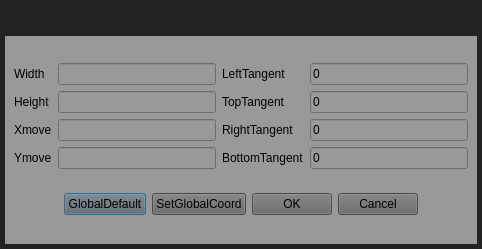
<?xml version="1.0" encoding="UTF-8"?>
<ui version="4.0">
 <class>PositionSizeSetUI</class>
 <widget class="QDialog" name="PositionSizeSetUI">
  <property name="geometry">
   <rect>
    <x>0</x>
    <y>0</y>
    <width>482</width>
    <height>249</height>
   </rect>
  </property>
  <property name="windowTitle">
   <string>ButelLive</string>
  </property>
  <property name="styleSheet">
   <string notr="true">background-color: rgb(35, 35, 37);</string>
  </property>
  <layout class="QGridLayout" name="gridLayout_2">
   <property name="leftMargin">
    <number>5</number>
   </property>
   <property name="topMargin">
    <number>5</number>
   </property>
   <property name="rightMargin">
    <number>5</number>
   </property>
   <property name="bottomMargin">
    <number>5</number>
   </property>
   <item row="0" column="0">
    <widget class="TitleBar" name="m_pTitleLbl" native="true">
     <property name="sizePolicy">
      <sizepolicy hsizetype="Preferred" vsizetype="Maximum">
       <horstretch>0</horstretch>
       <verstretch>0</verstretch>
      </sizepolicy>
     </property>
     <property name="minimumSize">
      <size>
       <width>0</width>
       <height>25</height>
      </size>
     </property>
     <property name="maximumSize">
      <size>
       <width>16777215</width>
       <height>25</height>
      </size>
     </property>
    </widget>
   </item>
   <item row="1" column="0">
    <widget class="QWidget" name="widget" native="true">
     <property name="styleSheet">
      <string notr="true">background-color: rgb(153, 153, 153);</string>
     </property>
     <layout class="QGridLayout" name="gridLayout_3">
      <item row="0" column="0">
       <layout class="QGridLayout" name="gridLayout">
        <item row="0" column="0">
         <widget class="QLabel" name="label">
          <property name="text">
           <string>Width</string>
          </property>
         </widget>
        </item>
        <item row="0" column="1">
         <widget class="QLineEdit" name="m_pWidthEdt"/>
        </item>
        <item row="0" column="2">
         <widget class="QLabel" name="label_6">
          <property name="text">
           <string>LeftTangent</string>
          </property>
         </widget>
        </item>
        <item row="0" column="3">
         <widget class="QLineEdit" name="m_pLetfTangentEdt">
          <property name="text">
           <string>0</string>
          </property>
         </widget>
        </item>
        <item row="1" column="0">
         <widget class="QLabel" name="label_2">
          <property name="text">
           <string>Height</string>
          </property>
         </widget>
        </item>
        <item row="1" column="1">
         <widget class="QLineEdit" name="m_pHeightEdt"/>
        </item>
        <item row="1" column="2">
         <widget class="QLabel" name="label_8">
          <property name="text">
           <string>TopTangent</string>
          </property>
         </widget>
        </item>
        <item row="1" column="3">
         <widget class="QLineEdit" name="m_pTopTangentEdt">
          <property name="text">
           <string>0</string>
          </property>
         </widget>
        </item>
        <item row="2" column="0">
         <widget class="QLabel" name="label_3">
          <property name="text">
           <string>Xmove</string>
          </property>
         </widget>
        </item>
        <item row="2" column="1">
         <widget class="QLineEdit" name="m_pXMoveEdt"/>
        </item>
        <item row="2" column="2">
         <widget class="QLabel" name="label_5">
          <property name="text">
           <string>RightTangent</string>
          </property>
         </widget>
        </item>
        <item row="2" column="3">
         <widget class="QLineEdit" name="m_pRightTangentEdt">
          <property name="text">
           <string>0</string>
          </property>
         </widget>
        </item>
        <item row="3" column="0">
         <widget class="QLabel" name="label_4">
          <property name="text">
           <string>Ymove</string>
          </property>
         </widget>
        </item>
        <item row="3" column="1">
         <widget class="QLineEdit" name="m_pYMoveEdt"/>
        </item>
        <item row="3" column="2">
         <widget class="QLabel" name="label_7">
          <property name="text">
           <string>BottomTangent</string>
          </property>
         </widget>
        </item>
        <item row="3" column="3">
         <widget class="QLineEdit" name="m_pBottomTangentEdt">
          <property name="text">
           <string>0</string>
          </property>
         </widget>
        </item>
       </layout>
      </item>
      <item row="1" column="0">
       <layout class="QHBoxLayout" name="horizontalLayout">
        <item>
         <spacer name="horizontalSpacer">
          <property name="orientation">
           <enum>Qt::Horizontal</enum>
          </property>
          <property name="sizeHint" stdset="0">
           <size>
            <width>40</width>
            <height>20</height>
           </size>
          </property>
         </spacer>
        </item>
        <item>
         <widget class="QPushButton" name="m_pBtnGlbDefault">
          <property name="styleSheet">
           <string notr="true">background-color: rgb(102, 102, 102);</string>
          </property>
          <property name="text">
           <string>GlobalDefault</string>
          </property>
         </widget>
        </item>
        <item>
         <widget class="QPushButton" name="m_pBtnSetGlbCoord">
          <property name="styleSheet">
           <string notr="true">background-color: rgb(102, 102, 102);</string>
          </property>
          <property name="text">
           <string>SetGlobalCoord</string>
          </property>
         </widget>
        </item>
        <item>
         <widget class="QPushButton" name="m_pBtnOk">
          <property name="styleSheet">
           <string notr="true">background-color: rgb(102, 102, 102);</string>
          </property>
          <property name="text">
           <string>OK</string>
          </property>
         </widget>
        </item>
        <item>
         <widget class="QPushButton" name="m_pBtnCancel">
          <property name="styleSheet">
           <string notr="true">background-color: rgb(102, 102, 102);</string>
          </property>
          <property name="text">
           <string>Cancel</string>
          </property>
         </widget>
        </item>
        <item>
         <spacer name="horizontalSpacer_2">
          <property name="orientation">
           <enum>Qt::Horizontal</enum>
          </property>
          <property name="sizeHint" stdset="0">
           <size>
            <width>40</width>
            <height>20</height>
           </size>
          </property>
         </spacer>
        </item>
       </layout>
      </item>
     </layout>
    </widget>
   </item>
  </layout>
 </widget>
 <customwidgets>
  <customwidget>
   <class>TitleBar</class>
   <extends>QWidget</extends>
   <header location="global">titlebar.h</header>
   <container>1</container>
  </customwidget>
 </customwidgets>
 <resources/>
 <connections/>
</ui>
